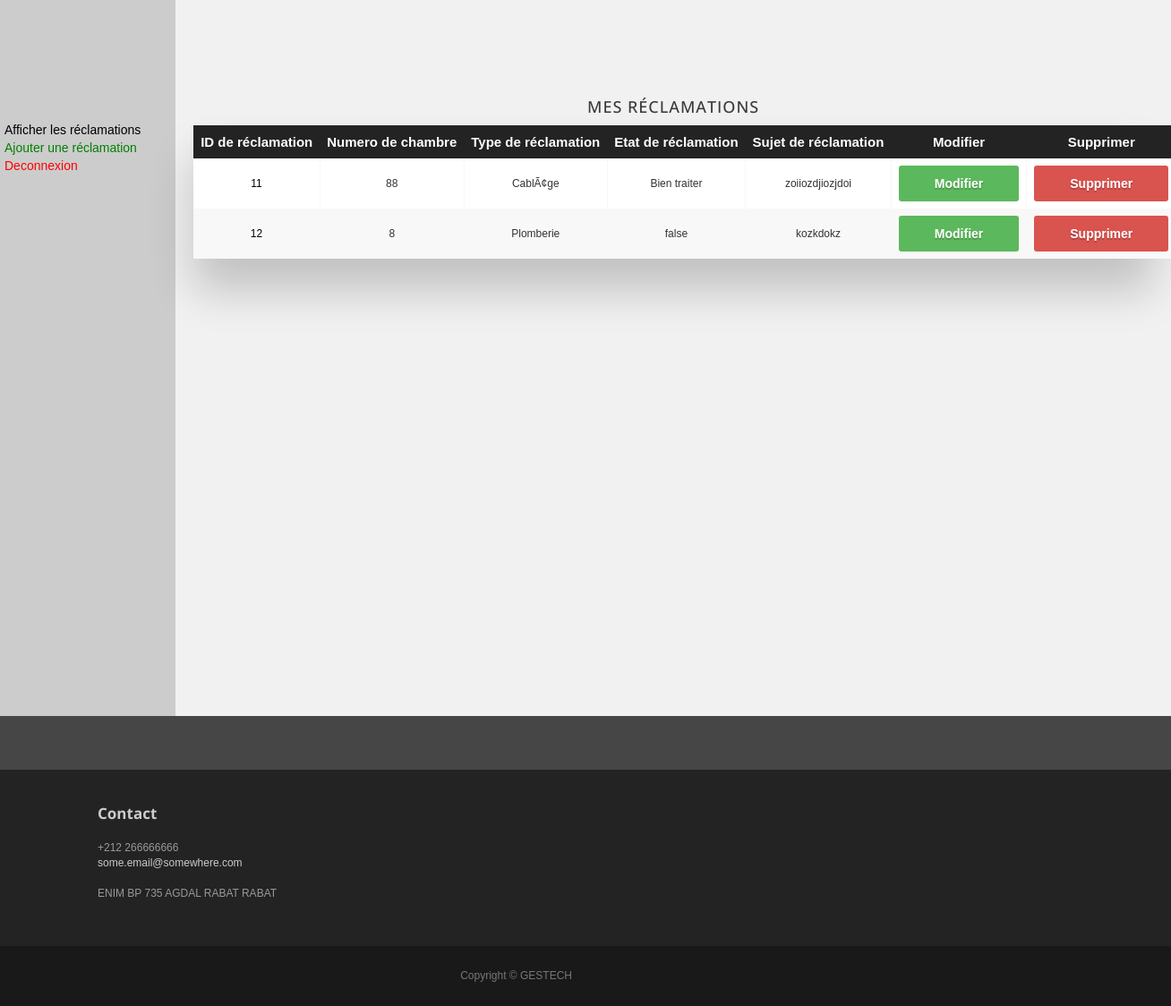
The app's page /login/interfaces/etudiant/ (signed in), older data.
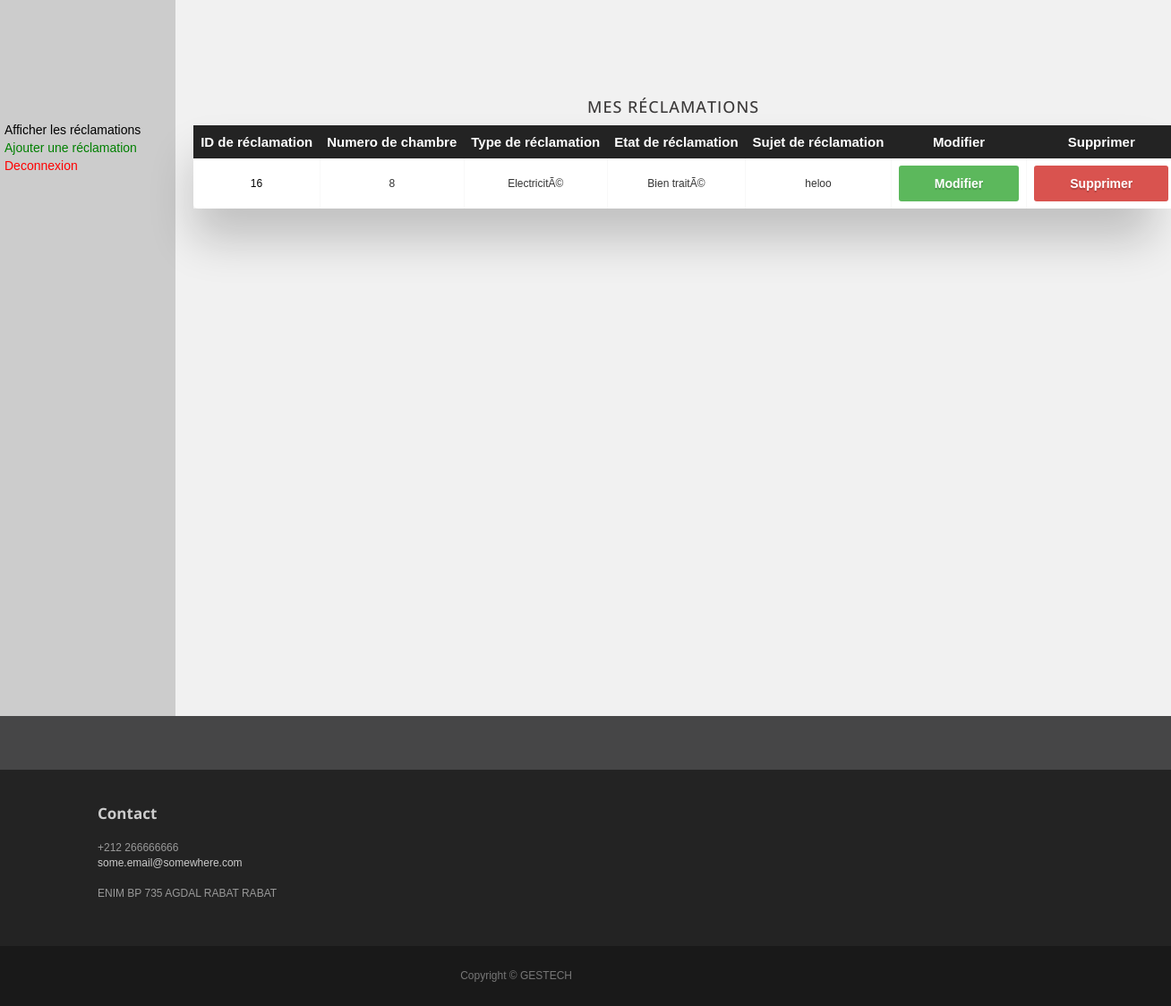
The same page, newer data.
### tables this page shows
CREATE TABLE IF NOT EXISTS `reclamation` (
  `id_reclamation` int(11) NOT NULL AUTO_INCREMENT,
  `matricule` int(11) NOT NULL,
  `numero_chambre` int(11) NOT NULL,
  `type` varchar(40) DEFAULT NULL,
  `etat_reclamation` varchar(40) DEFAULT NULL,
  `subject` varchar(100) NOT NULL,
  PRIMARY KEY (`id_reclamation`),
  KEY `etudiant` (`matricule`),
  KEY `chambre` (`numero_chambre`)
);

### login/interfaces/etudiant/index.php (the view, shortened to what this page needs)
<?php
    if(isset($_SESSION['matricule'])){
        require("../../../db/connexion.php");
        $matricule=$_SESSION['matricule'];
?>
<!DOCTYPE html>
<html lang="en">
<head>
	<link rel="stylesheet" href="../../../assets/css/bootstrap.min.css">
	<link rel="stylesheet" href="../../../assets/css/font-awesome.min.css">
	<link rel="stylesheet" href="../../../assets/css/bootstrap-theme.css" media="screen" >
	<link rel="stylesheet" href="../../../assets/css/main.css">
    <link rel="stylesheet" href="../../../assets/css/style2.css">
    <link rel="stylesheet" href="../../../assets/css/style3.css">
</head>
<body>
<section>
  <nav>
    <ul>
      <li><a style="color:black;" href="index.php">Afficher les réclamations</a></li>
      <li><a style="color:green;" href="ajoutRec.php">Ajouter une réclamation  </a></li>
      <li><a style="color:red;" href="../../login.php">Deconnexion </a></li>
    </ul>
  </nav>
  <article>
    <h2>Mes réclamations</h2>
        <div class="table-wrapper">
            <table class="fl-table">
                <thead>
                    <tr>
                        <th>ID de  réclamation</th>
                        <th>Numero de chambre</th>
                        <th>Type de réclamation</th>
                        <th>Etat de réclamation</th>
                        <th>Sujet de réclamation</th>
                        <th>Modifier</th>
                        <th>Supprimer</th>
                    </tr>
                </thead>
                <tbody>
                    <?php
                        $sql="SELECT * FROM reclamation
                        WHERE matricule='{$matricule}'";
                        $result=$conex->query($sql);
                        if($result){
                            while($data=$result->fetch_assoc()){
                                $id=$data['id_reclamation'];
                            ?>
                            <tr>
                                <td style="color:black"><?= $data['id_reclamation'] ?></td>
                                <td><?= $data['numero_chambre'] ?></td>
                                <td><?= $data['type'] ?></td>
                                <td><?= $data['etat_reclamation'] ?></td>
                                <td><?= $data['subject'] ?></td>
                                <td><a href="modifier_reclamation.php?id_rec=<?= $id ?>"><button type="button"  class="btn btn-success">Modifier</button></a></td>
                                <td><a href="supprimer_reclamation.php?id_rec=<?= $id ?>"><button type="button"  class="btn btn-danger">Supprimer</button></a></td>
                            </tr>
                            <?php
                            }
                        }
                        else{
                            echo "error";
                        }
                    ?>
            </table>
        </div>
  </article>
</section>
    <footer id="footer" class="top-space">
		<div class="footer1">
			<div class="container">
				<div class="row">
					<div class="col-md-3 widget">
						<h3 class="widget-title">Contact</h3>
						<div class="widget-body">
							<p>+212 266666666<br>
								<a href="mailto:#">some.email@somewhere.com</a><br>
								<br>ENIM BP 735 AGDAL RABAT RABAT
							</p>
						</div>
					</div>
				</div>
			</div>
		</div>
		<div class="footer2">
			<div class="container">
				<div class="row">
					<div class="col-md-6 widget">
						<div class="widget-body">
							<p class="text-right">
								Copyright &copy; GESTECH
							</p>
						</div>
					</div>
				</div>
			</div>
		</div>
	</footer>
</body>
</html>
<?php
    }
    else{
        header("location:../../login.php");
    }
?>

### assets/css/main.css (style rules this page uses)
h1, h2, h3, h4, h5, h6 { font-family: "Open sans", Helvetica, Arial; }
h1, .h1, h2, .h2, h3, .h3 { margin-top: 30px; }
.top-space { margin-top: 60px; }
.footer1 { background: #232323; padding: 30px 0 0 0; font-size: 12px; color: #999; }
.footer1 a { color: #ccc; }
.footer1 .widget { margin-bottom: 30px; }
.footer1 .widget-title { font-size: 17px; font-weight: bold; color: #ccc; margin: 0 0 20px; }
.footer2 { background: #191919; padding: 15px 0; color: #777; font-size: 12px; }
.footer2 p { margin: 0; }
* { box-sizing: border-box; }
.row:after { content: ""; display: table; clear: both; }
ul { list-style-type: none; }
.row { margin: 10px ; }
body { font-family: Arial, Helvetica, sans-serif; }
nav { float: left; width: 15%; height: 800px; background: #ccc; }
nav ul { list-style-type: none; padding: 5px; position: relative; top: 130px; }
article { float: left; padding: 20px; width: 85%; background-color: #f1f1f1; height: 800px; }
section::after { content: ""; display: table; clear: both; }
* { box-sizing: border-box; -webkit-box-sizing: border-box; -moz-box-sizing: border-box; }
body { font-family: Helvetica; -webkit-font-smoothing: antialiased; background: white; }
h2 { text-align: center; font-size: 20px; text-transform: uppercase; letter-spacing: 1px; color: rgba(15, 12, 12, 0.807); padding: 0px ; margin: 0px ; }
.table-wrapper { box-shadow: 0px 35px 50px rgba( 0, 0, 0, 0.2 ); position: relative; top: 40px; }
.fl-table { border-radius: 5px; font-size: 15px; font-weight: normal; border: none; border-collapse: collapse; width: 100%; max-width: 100%; white-space: nowrap; background-color: white; }
.fl-table td, .fl-table th { text-align: center; padding: 8px; }
.fl-table td { border-right: 1px solid #f8f8f8; font-size: 12px; }
.fl-table thead th { color: #ffffff; background: #232323; }
.fl-table thead th:nth-child(odd) { color: #ffffff; background: #232323; }
.fl-table tr:nth-child(even) { background: #F8F8F8; }

### assets/css/style2.css (style rules this page uses)
* { box-sizing: border-box; }
body { font-family: Arial, Helvetica, sans-serif; }
nav { float: left; width: 15%; height: 800px; background: #ccc; }
nav ul { list-style-type: none; padding: 5px; position: relative; top: 130px; }
article { float: left; padding: 20px; width: 85%; background-color: #f1f1f1; height: 800px; }
section::after { content: ""; display: table; clear: both; }

### assets/css/style3.css (style rules this page uses)
* { box-sizing: border-box; -webkit-box-sizing: border-box; -moz-box-sizing: border-box; }
body { font-family: Helvetica; -webkit-font-smoothing: antialiased; background: rgba(16, 16, 17, 0.772); }
h2 { text-align: center; font-size: 18px; text-transform: uppercase; letter-spacing: 1px; color: rgba(15, 12, 12, 0.807); padding: 30px 0; position: relative; top: 60px; }
.table-wrapper { box-shadow: 0px 35px 50px rgba( 0, 0, 0, 0.2 ); position: relative; top: 40px; }
.fl-table { border-radius: 5px; font-size: 15px; font-weight: normal; border: none; border-collapse: collapse; width: 100%; max-width: 100%; white-space: nowrap; background-color: white; }
.fl-table td, .fl-table th { text-align: center; padding: 8px; }
.fl-table td { border-right: 1px solid #f8f8f8; font-size: 12px; }
.fl-table thead th { color: #ffffff; background: #232323; }
.fl-table thead th:nth-child(odd) { color: #ffffff; background: #232323; }
.fl-table tr:nth-child(even) { background: #F8F8F8; }

Row changes from the older to the newer data that the page shows:
removed reclamation: id_reclamation "11", numero_chambre "88", type "CablÃ¢ge", etat_reclamation "Bien traiter", subject "zoiiozdjiozjdoi"
removed reclamation: id_reclamation "12", numero_chambre "8", type "Plomberie", etat_reclamation "false", subject "kozkdokz"
added reclamation: id_reclamation "16", numero_chambre "8", type "ElectricitÃ©", etat_reclamation "Bien traitÃ©", subject "heloo"
